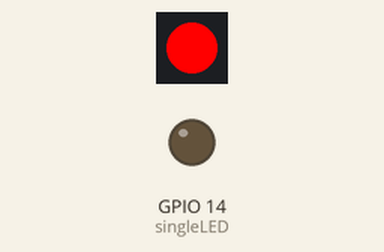
Simulated run of this program. Board: Raspberry Pi (BCM pin numbers). Shown: 1 RGB LEDs in strip order, left to right, output pins drawn as LEDs (lit = HIGH). Dim RGB values are drawn brighter than linear; the clock reads 2024-03-15 10:24:30 at power-on unless the program sets it. At 22.0 s the program stops and its outputs stay as they are.

Above: at 0.1 s.
At 2.1 s:
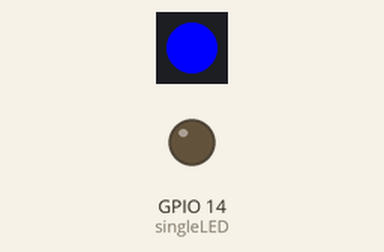
At 4.1 s:
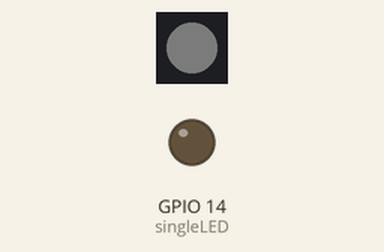
At 22.1 s:
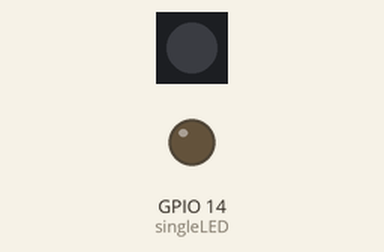
Timing chart, 0 to 23.5 s (numbered marks = the images above):
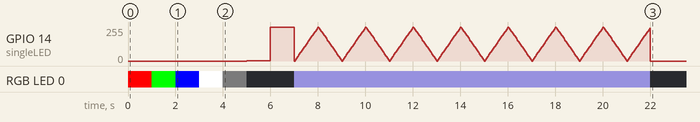

Measured:
- by itself, RGB LED 0: off → RGB(255, 0, 0) at 0.00 s, → RGB(0, 255, 0) 1.0 s later, → RGB(0, 0, 255) 1.0 s later, → RGB(255, 255, 255) 1.0 s later, … (8 changes in this stretch)

The program:

03_02_PWM_RGB_LED.py
```python
import gpiozero
import time

singleLED = gpiozero.PWMLED(14)
rgbLED = gpiozero.RGBLED(16, 20, 21)

# turn on the RGB LED
rgbLED.color = (1,0,0) # red
time.sleep(1)
rgbLED.color = (0,1,0) # green
time.sleep(1)
rgbLED.color = (0,0,1) # blue
time.sleep(1)
rgbLED.color = (1, 1, 1) # bright white
time.sleep(1)
rgbLED.color = (.01, .01, .01) # dim white
time.sleep(1)
rgbLED.off()

# turn on LED
singleLED.value = .01 # dim
time.sleep(1)
singleLED.value = 1 # bright
time.sleep(1)
singleLED.off()

# blink clock
import datetime
timenow = datetime.datetime.now()
rgbLED.color = (timenow.hour/24, timenow.minute/60, timenow.second/60)
singleLED.pulse(background = True) # single LED pulses the seconds

time.sleep(15)
singleLED.off()
rgbLED.off()
```
